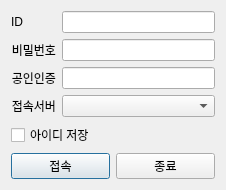
<?xml version="1.0" encoding="UTF-8"?>
<ui version="4.0">
 <class>LoginDialog</class>
 <widget class="QDialog" name="LoginDialog">
  <property name="geometry">
   <rect>
    <x>0</x>
    <y>0</y>
    <width>226</width>
    <height>173</height>
   </rect>
  </property>
  <property name="windowTitle">
   <string>Dialog</string>
  </property>
  <layout class="QGridLayout" name="gridLayout">
   <item row="0" column="0">
    <layout class="QVBoxLayout" name="verticalLayout">
     <item>
      <layout class="QFormLayout" name="formLayout">
       <item row="0" column="0">
        <widget class="QLabel" name="label">
         <property name="layoutDirection">
          <enum>Qt::LeftToRight</enum>
         </property>
         <property name="text">
          <string>ID</string>
         </property>
         <property name="alignment">
          <set>Qt::AlignRight|Qt::AlignTrailing|Qt::AlignVCenter</set>
         </property>
        </widget>
       </item>
       <item row="0" column="1">
        <widget class="QLineEdit" name="lineEditId"/>
       </item>
       <item row="1" column="0">
        <widget class="QLabel" name="label_2">
         <property name="text">
          <string>비밀번호</string>
         </property>
         <property name="alignment">
          <set>Qt::AlignRight|Qt::AlignTrailing|Qt::AlignVCenter</set>
         </property>
        </widget>
       </item>
       <item row="1" column="1">
        <widget class="QLineEdit" name="lineEditPasswd">
         <property name="echoMode">
          <enum>QLineEdit::Password</enum>
         </property>
        </widget>
       </item>
       <item row="2" column="0">
        <widget class="QLabel" name="label_3">
         <property name="text">
          <string>공인인증</string>
         </property>
         <property name="alignment">
          <set>Qt::AlignRight|Qt::AlignTrailing|Qt::AlignVCenter</set>
         </property>
        </widget>
       </item>
       <item row="2" column="1">
        <widget class="QLineEdit" name="lineEditCertPasswd"/>
       </item>
       <item row="3" column="0">
        <widget class="QLabel" name="label_4">
         <property name="text">
          <string>접속서버</string>
         </property>
         <property name="alignment">
          <set>Qt::AlignRight|Qt::AlignTrailing|Qt::AlignVCenter</set>
         </property>
        </widget>
       </item>
       <item row="3" column="1">
        <widget class="QComboBox" name="comboBoxServerType"/>
       </item>
      </layout>
     </item>
     <item>
      <widget class="QCheckBox" name="checkBoxSaveId">
       <property name="text">
        <string>아이디 저장</string>
       </property>
      </widget>
     </item>
     <item>
      <layout class="QHBoxLayout" name="horizontalLayout">
       <item>
        <widget class="QPushButton" name="connectBtn">
         <property name="text">
          <string>접속</string>
         </property>
        </widget>
       </item>
       <item>
        <widget class="QPushButton" name="closeBtn">
         <property name="text">
          <string>종료</string>
         </property>
        </widget>
       </item>
      </layout>
     </item>
    </layout>
   </item>
  </layout>
 </widget>
 <resources/>
 <connections/>
</ui>
